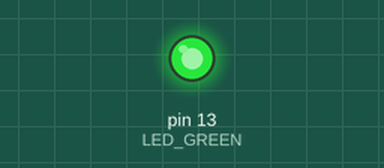
Simulated run of this program. Board: Arduino Uno, built with avr-gcc and run on an emulated ATmega328P. Parts: output pins drawn as LEDs (lit = HIGH).

Above: at 0.8 s.
At 4.7 s:
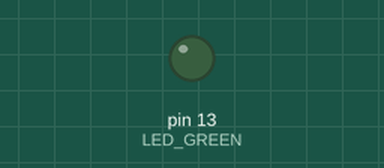
Timing chart, 0 to 6.3 s (numbered marks = the images above):
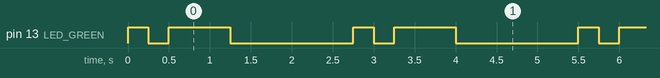

Measured:
- by itself, pin 13 (LED_GREEN): repeats every 2.8 s: LOW 0.25 s, HIGH 0.75 s, LOW 1.5 s, HIGH 0.25 s
- by itself, everything shown: repeats every 2.8 s, in 4 steps

The program:

main.cpp
```cpp
// (licence header left out)
/* Defines -----------------------------------------------------------*/
#define LED_GREEN PB5   // PB5 is AVR pin where green on-board LED
                        // is connected
#define SHORT_DELAY 250 // Delay in milliseconds¨
#define LONG_DELAY 750 // official Morse Rules, Dash is 3x DOT_time
#ifndef F_CPU
# define F_CPU 16000000 // CPU frequency in Hz required for delay funcs
#endif

/* Includes ----------------------------------------------------------*/
#include <avr/io.h>     // AVR device-specific IO definitions
#include <util/delay.h> // Functions for busy-wait delay loops


// -----
// This part is needed to use Arduino functions but also physical pin
// names. We are using Arduino-style just to simplify the first lab.
#include "Arduino.h"
#define PB5 13          // In Arduino world, PB5 is called "13"
// -----


/* Function definitions ----------------------------------------------*/
/**********************************************************************
 * Function: Main function where the program execution begins
 * Purpose:  Toggle one LED and use delay library.
 * Returns:  none
 **********************************************************************/
int main(void)
{
    uint8_t led_value = LOW;  // Local variable to keep LED status

    // Set pin where on-board LED is connected as output
    pinMode(LED_GREEN, OUTPUT);

    // Infinite loop
    while (1)
    {
        //display dot blink
        digitalWrite(LED_GREEN, HIGH);
        _delay_ms(SHORT_DELAY);
        digitalWrite(LED_GREEN, LOW);
        _delay_ms(SHORT_DELAY);

        //display comma blink
        digitalWrite(LED_GREEN, HIGH);
        _delay_ms(LONG_DELAY);
        digitalWrite(LED_GREEN, LOW);

        // delay between 2 letters
        _delay_ms(LONG_DELAY*2);

        // Turn ON/OFF on-board LED
        digitalWrite(LED_GREEN, led_value);
    }

    // Will never reach this
    return 0;
}
```
